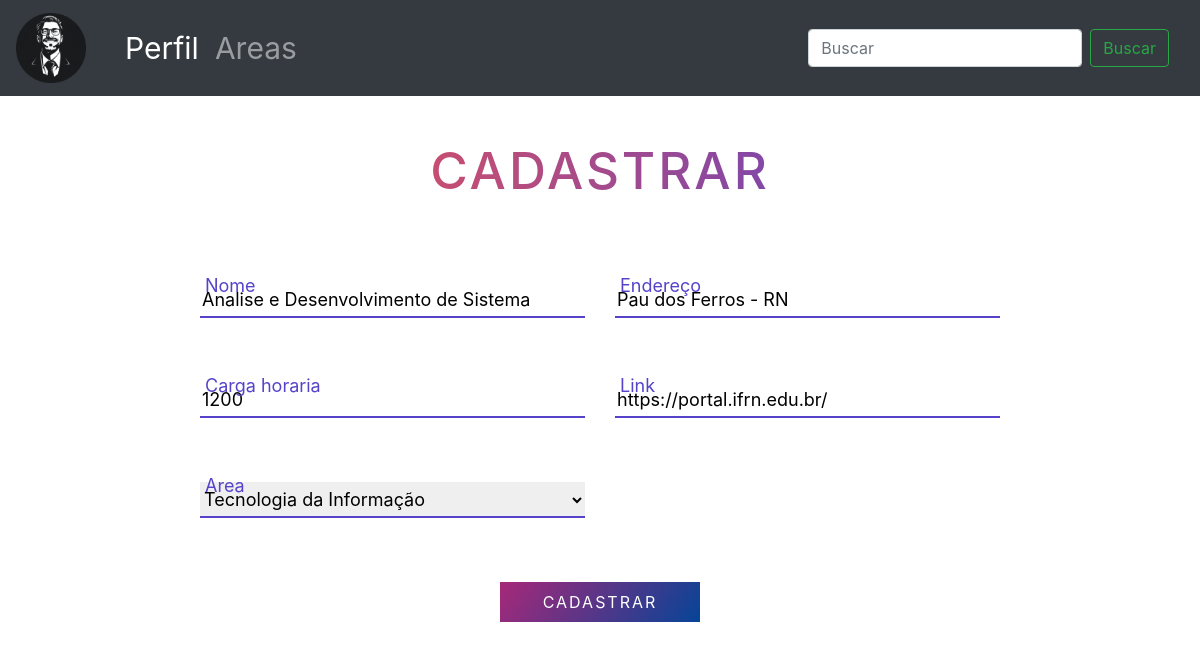
The page /editar_curso/2 on the database its author committed.
### app/models.py (models this page shows, shortened)
class Curso(models.Model):
    nome = models.CharField(max_length=150)
    carga_horaria = models.IntegerField()
    endereco = models.CharField(max_length=150)
    link = models.URLField()
    area = models.ForeignKey('Area', on_delete=models.CASCADE)

### app/views.py (the view)
# urls.py: path('editar_curso/<int:id>', views.editar_curso, name='editar_curso'),
def editar_curso(request, id):
    curso = models.Curso.objects.get(id=id)
    if request.method == 'POST':
        form = forms.CursosForm(request.POST, instance=curso)
        if form.is_valid():
            form.save()
            return redirect('cursos', area_id=form.cleaned_data['area'].id)
    else:
        form = forms.CursosForm()
    form = forms.CursosForm(instance=curso)
    return render(request, 'app/cadastro_curso.html', {'form': form},)

### app/forms.py
class CursosForm(forms.ModelForm):
    class Meta:
        model = Curso
        fields = '__all__'
        widgets = {
            'nome': forms.TextInput(attrs={'class': 'input-text js-input',}),
            'carga_horaria': forms.NumberInput(attrs={'class': 'input-text js-input'}),
            'endereco': forms.TextInput(attrs={'class': 'input-text js-input'}),
            'area': forms.Select(attrs={'class': 'input-text js-input'}),
            'link': forms.URLInput(attrs={'class': 'input-text js-input'}),
        }

### app/models.py (called while the page is built)
    def __str__ (self):
        return self.nome

### app/templates/app/cadastro_curso.html (shortened to what this page needs)
{% extends "app/bloco.html" %}
{% block bloco %}
<section class="get-in-touch">
    <h1 class="title">Cadastrar</h1>
    <form method='post' class="contact-form row">
       <div class="form-field col-lg-6">
          {{ form.nome }}
          <label class="label" for="name">Nome</label>
       </div>
       <div class="form-field col-lg-6 ">
          {{form.endereco}}
          <label class="label" for="email">Endereço</label>
       </div>
       <div class="form-field col-lg-6 ">
          {{form.carga_horaria}}
          <label class="label" for="company">Carga horaria</label>
       </div>
        <div class="form-field col-lg-6 ">
          {{form.link}}
          <label class="label" for="phone">Link</label>
       </div>
        <div class="form-field col-lg-6">
            {{form.area}}
            <label class="label" for="curso_existente">Area</label>
        </div>
        <div class="form-field col-lg-12 text-center">
            <button type="submit" class="submit-btn">Cadastrar</button>
        </div>
    </form>
</section>
{% endblock %}

### app/templates/app/cadastro_curso.html (style rules this page uses)
.get-in-touch { max-width: 800px; margin: 50px auto; position: relative; }
.get-in-touch .title { text-align: center; text-transform: uppercase; letter-spacing: 3px; font-size: 3.2em; line-height: 48px; padding-bottom: 48px; color: #5543ca; background: #5543ca; background: -moz-linear-gradient(left,#f4524d 0%,#5543ca 100%) !important; background: -webkit-linear-gradient(left,#f4524d 0%,#5543ca 100%) !important; background: linear-gradient(to right,#f4524d 0%,#5543ca 100%) !important; -webkit-background-clip: text !important; -webkit-text-fill-color: transparent !important; }
.contact-form .form-field { position: relative; margin: 32px 0; }
.contact-form .input-text { display: block; width: 100%; height: 36px; border-width: 0 0 2px 0; border-color: #5543ca; font-size: 18px; line-height: 26px; font-weight: 400; }
.contact-form .label { position: absolute; left: 20px; bottom: 11px; font-size: 18px; line-height: 26px; font-weight: 400; color: #5543ca; cursor: text; transition: -webkit-transform .2s ease-in-out; transition: transform .2s ease-in-out; transition: transform .2s ease-in-out, -webkit-transform .2s ease-in-out; }
.contact-form .submit-btn { display: inline-block; background-color: #000; background-image: linear-gradient(125deg,#a72879,#064497); color: #fff; text-transform: uppercase; letter-spacing: 2px; font-size: 16px; padding: 8px 16px; border: none; width:200px; cursor: pointer; }

### rows shown on the page
Curso: nome "Analise e Desenvolvimento de Sistema", endereco "Pau dos Ferros - RN", carga_horaria "1200", link "https://portal.ifrn.edu.br/", area "Tecnologia da Informação"
